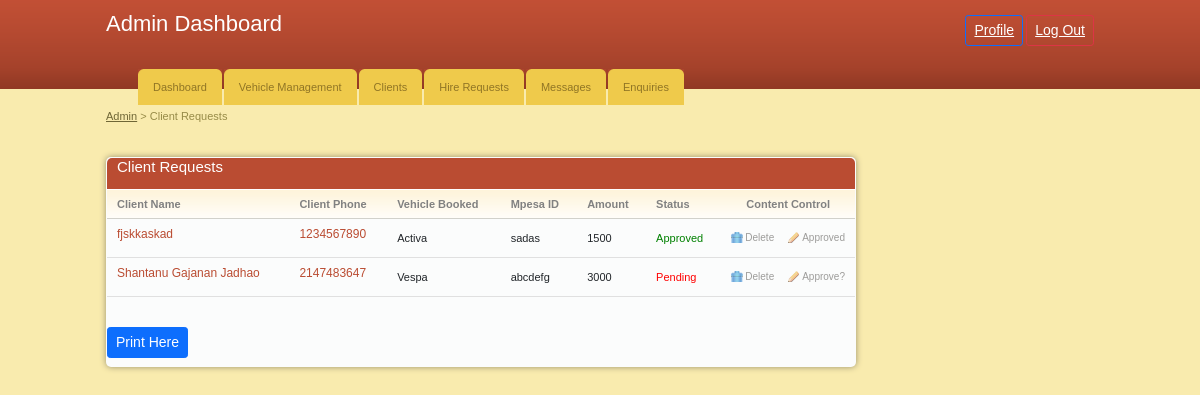
Page /admin/client_requests.php (signed in) on the committed database.
### tables this page shows
CREATE TABLE `hire` (
  `id` int(11) NOT NULL,
  `cid` int(11) NOT NULL,
  `vid` int(11) NOT NULL,
  `mpesa` varchar(20) NOT NULL,
  `status` varchar(20) NOT NULL DEFAULT 'Pending',
  `timestamp` timestamp NOT NULL DEFAULT current_timestamp()
);

CREATE TABLE `client` (
  `client_id` int(11) NOT NULL,
  `fname` varchar(255) NOT NULL,
  `email` varchar(255) NOT NULL,
  `id_no` int(11) NOT NULL,
  `phone` int(11) NOT NULL,
  `location` varchar(255) NOT NULL,
  `gender` varchar(255) NOT NULL
);

CREATE TABLE `cars` (
  `car_id` int(11) NOT NULL,
  `car_name` varchar(255) NOT NULL,
  `car_type` varchar(255) NOT NULL,
  `image` text NOT NULL,
  `hire_cost` int(11) NOT NULL,
  `capacity` int(11) NOT NULL,
  `status` varchar(255) NOT NULL DEFAULT 'Available'
);

### admin/client_requests.php (the view, shortened to what this page needs)
<?php
	include '../includes/config.php';
?>
<!DOCTYPE html PUBLIC "-//W3C//DTD XHTML 1.0 Transitional//EN" "http://www.w3.org/TR/xhtml1/DTD/xhtml1-transitional.dtd">
<html xmlns="http://www.w3.org/1999/xhtml">
<head>
<link href="https://cdn.jsdelivr.net/npm/bootstrap@5.1.3/dist/css/bootstrap.min.css" rel="stylesheet" >
	<link rel="stylesheet" href="css/style.css" type="text/css" media="all" />
</head>
<body>
<div id="header">
	<div class="shell">
		<?php
			include 'menu.php';
		?>
	</div>
</div>
<div id="container">
	<div class="shell">
		<div class="small-nav">
			<a href="index.php">Admin</a>
			<span>&gt;</span>
			Client Requests
		</div>
		<br />
		<div id="main">
			<div id="content">
				<div class="box">
					<div class="box-head">
						<h2 class="left">Client Requests</h2>
					</div>
					<div class="table">
						<table width="100%" border="0" cellspacing="0" cellpadding="0">
							<tr>
								<th>Client Name</th>
								<th>Client Phone</th>
								<th>Vehicle Booked</th>
								<th>Mpesa ID</th>
								<th>Amount</th>
								<th>Status</th>
								<th width="110" class="ac">Content Control</th>
							</tr>
							<?php
								$select = "SELECT hire.id as hid,client.fname,client.phone,cars.car_name,cars.hire_cost,hire.mpesa,hire.status FROM client JOIN hire ON client.client_id=hire.cid INNER JOIN cars ON hire.vid=cars.car_id";
								$result = $conn->query($select);
								while($row = $result->fetch_assoc()){
							?>
							<tr>
								<td><h3><a href="#"><?php echo $row['fname'] ?></a></h3></td>
								<td><h3><a href="#"><?php echo $row['phone'] ?></a></h3></td>
								<td><?php echo $row['car_name'] ?></td>
								<td> <?php echo $row['mpesa'] ?> </td>
								<td><?php echo $row['hire_cost'] ?></td>
								<?php if($row['status']=="Pending"){
									echo "<td style='color:red'> ".$row['status'] ."</td>";
									echo '<td><a  href="javascript:deleteReq('. $row['hid'] .')" class="ico del">Delete</a><a href="javascript:sureToApprove('. $row['hid'] .')" class="ico edit">Approve?</a></td>';
								}else{
									echo "<td style='color:green'> ".$row['status'] ."</td>";
									echo '<td><a  href="javascript:deleteReq('. $row['hid'] .')" class="ico del">Delete</a><a  class="ico edit" disabled>Approved</a> </td>';
								}
								?>
							</tr>
							<?php
								}
							?>
						</table>
					</div> <br>
					<h2><input type="submit" class="btn btn-primary btn-sm" onclick="window.print()" value="Print Here" /></h2>
				</div>
			</div>
		</div>
	</div>
</div>
</body>
</html>

### admin/menu.php
		<div id="top">
			<h1><a href="#">Admin Dashboard</a></h1>
			<div id="top-navigation">
				<button class="btn btn-outline-primary btn-sm"> <a href="admin_profile.php"> Profile </a></button> <span> </span>
				<button class="btn btn-outline-danger btn-sm" ><a href="logout.php"> Log Out </a> </button>
			</div>
		</div>
<div id="navigation">
			<ul>
			    <li><a href="index.php"><span>Dashboard</span></a></li>
			    <li><a href="add_vehicles.php"><span>Vehicle Management</span></a></li>
			    <li><a href="clients.php"><span>Clients</span></a></li>
			    <li><a href="client_requests.php"><span>Hire Requests</span></a></li>
			    <li><a href="message.php"><span>Messages</span></a></li>
			    <li><a href="enquiry.php"><span>Enquiries</span></a></li>
			</ul>
		</div>

### admin/css/style.css (style rules this page uses)
* { padding:0; margin:0; outline:0; }
body { background:#f9ebae; font-family: Verdana, sans-serif; font-size:11px; line-height:14px; color:#5e5e5e; }
input, textarea, select { font-family: Verdana, sans-serif; font-size:13px; }
a { color:#ba4c32; text-decoration: underline; cursor:pointer; }
.left, .alignleft { float:left; display:inline; }
.ac { text-align: center !important; }
h1 { font-size:22px; line-height:24px; color:#fff; font-weight: normal; }
h1 a { color:#fff; text-decoration: none; }
h2 { font-size:15px; font-weight: normal; }
h3 { font-size:12px; line-height:14px; font-weight: normal; }
h3 a { text-decoration: none; }
.shell { width:988px; margin:0 auto; }
#header { height:89px; background:url(images/header.gif); white-space:nowrap; }
#header h1 { float:left; display:inline; padding-top:12px; }
#top-navigation { float:right; white-space:nowrap; color:#fff; padding-top:15px; }
#top-navigation a { color:#fff; }
#top { height:53px; }
#navigation { height:36px; }
#navigation ul { list-style-type: none; }
#navigation ul li { float:left; display:inline; margin-right:2px; }
#navigation ul li a, #navigation ul li a span { float:left; height:36px; background:url(images/tab.gif) no-repeat 0 0; padding:0 0 0 15px; }
#navigation ul li a span { background-position:right 0; padding:0 15px 0 0; }
#navigation ul li a { line-height:36px; color:#907525; text-decoration: none; }
#container { padding:20px 0; }
.small-nav { color:#978b48; padding-bottom:20px; }
.small-nav a { color:#6f6636; }
#content { float:left; width:750px; }
.table th { background:#fffdfa url(images/th.gif) repeat-x 0 0; color:#818181; text-align: left; padding:7px 10px; border-bottom:solid 1px #d2d1cb; }
.table td { background:#fbfcfc; border-bottom:solid 1px #e0e0e0; padding:8px 10px; }
.box { background:#fbfcfc; height:100%; padding:1px; margin-bottom:20px; }
.box-head { background:#ba4c32; height:32px; color:#fff; padding: 0 10px; line-height:32px; white-space:nowrap; border-bottom:solid 1px #fff; }
a.ico { color:#9d9c9a; font-size:10px; text-decoration: none; padding:0 0 0 14px; background-repeat:no-repeat; background-position:0 0; }
a.del { background-image:url(images/del.gif) }
a.edit { background-image:url(images/edit.gif); margin-left:14px; }
.box { -moz-border-radius:5px; -webkit-border-radius:5px; -moz-box-shadow: 0 0 6px #978f6c; -webkit-box-shadow: 0 0 6px #978f6c; }
.box-head { -moz-border-radius-topleft:5px; -moz-border-radius-topright:5px; -webkit-border-top-left-radius:5px; -webkit-border-top-right-radius:5px; }

### rows in the picture
hire: cid.fname "fjskkaskad", cid.phone "1234567890", vid.car_name "Activa", mpesa "sadas", vid.hire_cost "1500", status "Approved"
hire: cid.fname "Shantanu Gajanan Jadhao", cid.phone "2147483647", vid.car_name "Vespa", mpesa "abcdefg", vid.hire_cost "3000", status "Pending"
